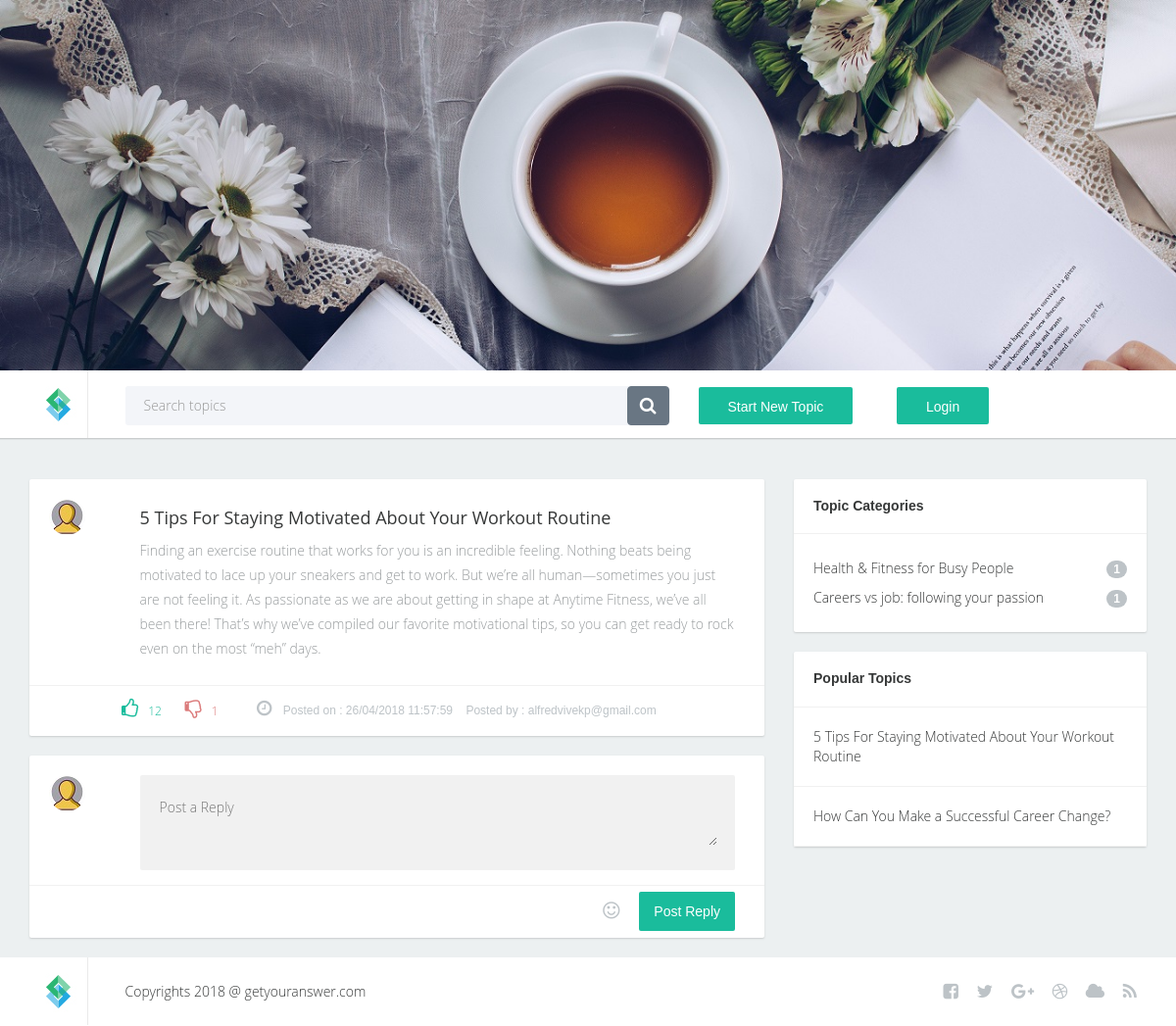
Screenshot of /topicpage/1 with the database file from the repository.
### flask_app.py (models this page shows, shortened)
class Topicdetails(db.Model):
	id = db.Column(db.Integer, primary_key=True)
	email=db.Column(db.String(100), db.ForeignKey('logindetails.email'))
	title = db.Column(db.String, nullable=False)
	message = db.Column(db.String, nullable=False)
	category = db.Column(db.String, nullable=False)
	time_stamp = db.Column(db.String, nullable=False)
	approval = db.Column(db.Integer)
	replies = db.Column(db.Integer)
	views = db.Column(db.Integer)
	likes = db.Column(db.Integer)
	dislikes = db.Column(db.Integer)

### flask_app.py (the view)
@app.route('/topicpage/<id>')
def topicpage(id):
	alltopics = Topicdetails.query.filter_by(approval=1).all()
	topic = Topicdetails.query.filter_by(id=id).one()
	topic.views = topic.views +1
	db.session.commit()
	allreplies = Replydetails.query.filter_by(quesid=id).all()
	category = categories()
	return render_template('replies.html', topic=topic, alltopics=alltopics, allreplies=allreplies, category=category)

### flask_app.py (called while the page is built)
def categories():
	category={}
	alltopics = Topicdetails.query.filter_by(approval=1).all()
	for i in alltopics:
		if i.category not in category.keys():
			category[i.category] = 1
		else:
			category[i.category] += 1
	return category

### templates/replies.html (shortened to what this page needs)
{%extends "layout.html"%}
{%block body%}
<div class="post beforepagination">
    <div class="topwrap">
        <div class="userinfo pull-left">
            <div class="avatar">
                <img src="{{ url_for('static', filename='avatar.jpg')}}" alt="">
            </div>
        </div>
        <div class="posttext pull-left">
            <h2>{{topic.title}}</h2>
            <p>{{topic.message}}</p>
        </div>
        <div class="clearfix"></div>
    </div>
    <div class="postinfobot">
        <div class="likeblock pull-left">
            <a id="upvote{{topic.id}}" class="up"><i class="fa fa-thumbs-o-up"></i><span id="like{{topic.id}}">{{topic.likes}}</span></a>
            <a id="downvote{{topic.id}}" class="down"><i class="fa fa-thumbs-o-down"></i><span id="dislike{{topic.id}}">{{topic.dislikes}}</span></a>
        </div>
        <div class="posted pull-left" style="width: 450px;">
        <i class="fa fa-clock-o"></i> Posted on : {{topic.time_stamp}} &nbsp;&nbsp;&nbsp;Posted by : {{topic.email}}
        </div>
        <div class="clearfix"></div>
    </div>
</div><br>
<div class="post">
    <form action="{{url_for('postreply')}}" class="form" method="post">
        <div class="topwrap">
            <div class="userinfo pull-left">
                <div class="avatar">
                    <img src="{{ url_for('static', filename='avatar.jpg')}}" alt="">
                </div>
            </div>
            <div class="posttext pull-left">
                <div class="textwraper">
                   <textarea name="reply" id="reply" placeholder="Post a Reply" data-gramm="true" style="z-index: auto; position: relative; line-height: 25px; font-size: 14px; transition: none; background: transparent !important;"></textarea>
                </div>
            </div>
        </div>
        <div class="postinfobot">
            <div class="pull-right postreply">
                <div class="pull-left smile"><a href="#"><i class="fa fa-smile-o"></i></a></div>
                <div class="pull-left"><button type="submit" class="btn btn-primary">Post Reply</button></div>
            </div>
            <div class="clearfix"></div>
        </div>
    </form>
</div>
{%endblock%}

### templates/layout.html (shortened to what this page needs)
<!DOCTYPE html>
<html lang="en">
<head>
        <link rel="stylesheet" type="text/css" href="{{ url_for('static', filename='bootstrap.min.css')}}">
        <link rel="stylesheet" type="text/css" href="{{ url_for('static', filename='custom.css')}}">
        <link rel="stylesheet" type="text/css" href="{{ url_for('static', filename='style.css')}}" media="screen">
        <link rel="stylesheet" type="text/css" href="{{ url_for('static', filename='settings.css')}}" media="screen">
        <link rel="stylesheet" type="text/css" href="https://maxcdn.bootstrapcdn.com/font-awesome/4.7.0/css/font-awesome.min.css">
        <link rel="stylesheet" href="//code.jquery.com/ui/1.12.1/themes/base/jquery-ui.css">
        <link rel="stylesheet" href="/resources/demos/style.css">
</head>
    <body>
        <div class="container-fluid">
            <div class="tp-banner-container" style="overflow: visible;">
                <div class="tp-banner revslider-initialised tp-simpleresponsive" style="max-height: 378px; height: 378px;" id="revslider-810">
                    <ul style="display: block; overflow: hidden; width: 100%; height: 100%; max-height: none;">
                        <li data-transition="fade" data-slotamount="7" data-masterspeed="1500" style="width: 100%; height: 100%; overflow: hidden; visibility: visible; left: 0px; top: 0px; z-index: 20; opacity: 1;">
                            <div class="slotholder" style="width:100%;height:100%;"><div class="tp-bgimg defaultimg" data-lazyload="undefined" data-bgfit="cover" data-bgposition="left top" data-bgrepeat="no-repeat" data-lazydone="undefined" data-src="{{ url_for('static', filename='slide.jpg')}}" style="background-color: rgba(0, 0, 0, 0); background-repeat: no-repeat; background-image: url(&quot;{{ url_for('static', filename='slide.jpg')}}&quot;); background-size: cover; background-position: left top; width: 100%; height: 100%; opacity: 1; position: relative;"></div></div>
                        </li>
                    </ul>
            </div>
            <div class="headernav">
                <div class="container">
                    <div class="row">
                        <div class="col-lg-1 col-xs-3 col-sm-2 col-md-2 logo "><a href="{{url_for('homepage')}}"><img src="{{ url_for('static', filename='logo.jpg')}}" alt=""></a></div>
                        <div class="col-lg-6 search hidden-xs hidden-sm col-md-3">
                            <div class="wrap">
                                <form action="{{url_for('searchedtopic')}}" method="post" class="form">
                                    <div class="pull-left txt"><input type="text" class="form-control" id="programs" placeholder="Search topics" name="topic"></div>
                                    <div class="pull-right"><button class="btn btn-default" type="submit"><i class="fa fa-search"></i></button></div>
                                </form>
                            </div>
                        </div>
                        <div class="col-lg-3 col-xs-9 col-sm-5 col-md-3 selecttopic"></div>
                        <div class="col-lg-4 col-xs-12 col-sm-5 col-md-4 avt">
                            <div class="stnt pull-left">
                                <a href="/newtopic" method="post" class="form">
                                    <button class="btn btn-primary">Start New Topic</button>
                                </a>
                            </div>
                            <div class="env pull-left">&nbsp;</div>
                            <div class="avatar pull-left dropdown">
                            {% if not session.logged_in %}
                            <a href="/login" method="post" class="form">
                                    <button class="btn btn-primary">Login</button>
                            </a>
                            {% endif %}
                            </div>
                            <div class="clearfix"></div>
                        </div>
                    </div>
                </div>
            </div>
            <section class="content">
                <div class="container">
                    <div class="row"><br><br>
                        <div class="col-lg-8 col-md-8">
                        {% block body %}
                        {% endblock %}
                        </div>
                        <div class="col-lg-4 col-md-4">
                            <div class="sidebarblock">
                                <h3><b>Topic Categories</b></h3>
                                <div class="divline"></div>
                                <div class="blocktxt">
                                    <ul class="cats">
                                    {% for i,j in category.items() %}
                                        <li><a href="/category/{{i}}">{{i}}<span class="badge pull-right">{{j}}</span></a></li>
                                    {% endfor %}
                                    </ul>
                                </div>
                            </div>
                            <div class="sidebarblock">
                                <h3><b>Popular Topics</b></h3>
                                <div class="divline"></div>
                                {%for i in alltopics%}
                                <div class="blocktxt">
                                    <a href="/topicpage/{{i.id}}">{{i.title}}</a>
                                </div>
                                <div class="divline"></div>
                                {% endfor %}
                            </div>
                        </div>
                    </div>
                </div>
            </section>
            <footer>
                <div class="container">
                    <div class="row">
                        <div class="col-lg-1 col-xs-3 col-sm-2 logo "><a href="#"><img src="{{ url_for('static', filename='logo.jpg')}}" alt=""></a></div>
                        <div class="col-lg-8 col-xs-9 col-sm-5 ">Copyrights 2018 @ getyouranswer.com</div>
                        <div class="col-lg-3 col-xs-12 col-sm-5 sociconcent">
                            <ul class="socialicons">
                                <li><a href="#"><i class="fa fa-facebook-square"></i></a></li>
                                <li><a href="#"><i class="fa fa-twitter"></i></a></li>
                                <li><a href="#"><i class="fa fa-google-plus"></i></a></li>
                                <li><a href="#"><i class="fa fa-dribbble"></i></a></li>
                                <li><a href="#"><i class="fa fa-cloud"></i></a></li>
                                <li><a href="#"><i class="fa fa-rss"></i></a></li>
                            </ul>
                        </div>
                    </div>
                </div>
            </footer>
        </div>
</body></html>

### static/custom.css (style rules this page uses)
body { font-family: 'Open Sans Light', sans-serif; font-size: 14px; color: #989c9e; }
a { color: #363838; }
footer { height: 69px; line-height: 69px; color: #363838; }
footer .logo { line-height: normal; }
ul.socialicons li { display: inline-block; list-style: none; font-size: 18px; color:#bdc3c7; margin-left: 15px; }
ul.socialicons li a { color:#bdc3c7; }
.headernav { height: 70px; border-bottom: 1px solid #c9cccd; }
.content { background-color: #ecf0f1; border-top: solid 1px #e0e4e5; }
.selecttopic { line-height: 69px; font-family: 'Open Sans Semibold', sans-serif; font-size: 16px; color: #363838; }
.headernav .search { color: #363838; font-size: 14px; font-family: 'Open Sans Light', sans-serif; margin-top: 16px; height: 38px }
.headernav .search .wrap { background-color: #f3f5f9; border-radius: 3px; }
.headernav .search .txt { width: 85%; }
.headernav .search input { border: none; box-shadow: none; background-color: #f3f5f9; color: #363838; font-size: 14px; padding: 8px 19px; height: 38px; }
.headernav .search button { border: solid 1px #697683; box-shadow: none; background-color: #697683; color: #ffffff; font-size: 18px; }
.avt { margin-top: 16px; height: 38px; }
.avt button { height: 38px; border: none; box-shadow: none; color: #ffffff; font-size: 14px; font-family: 'Open Sans Bold', sans-serif; padding-left: 30px; padding-right: 30px; background-color: #1abc9c; }
.env { font-size: 18px; color:#cfd5d7; line-height: 38px; padding: 0 20px; }
.avatar { position: relative; }
.avatar img { border-radius: 50%; }
.sidebarblock { background-color: #ffffff; border-radius: 2px; box-shadow: 0 1px 2px #c9cccd; margin-bottom: 20px; }
.sidebarblock h3 { color: #363838; font-size: 14px; font-family: 'Open Sans Bold', sans-serif; margin: 0; padding: 20px; }
.sidebarblock .divline { height: 1px; line-height: 1px; border-bottom: solid 1px #f1f1f1; }
.sidebarblock .blocktxt { padding:20px; }
ul.cats li { list-style: none; display: block; margin:0; padding:0; line-height: 30px; }
ul.cats { margin: 0; padding: 0; }
ul.cats li a { font-size: 14px; color: #363838; font-family: 'Open Sans Light', sans-serif; line-height: 30px; }
ul.cats .badge { background-color: #bdc3c7; font-size: 12px; color: #ffffff; font-family: 'Open Sans Bold', sans-serif; margin-top: 7px; }
.sidebarblock .blocktxt { font-size: 14px; color: #363838; font-family: 'Open Sans Light', sans-serif; }
.post { background-color: #ffffff; border-radius: 2px; box-shadow: 0 1px 2px #c9cccd; margin-bottom: 20px; }
.post .userinfo { width: 15%; padding: 20px 0 15px 15px; }
.post .posttext { width: 85%; padding-right: 30px; padding-top: 20px; padding-bottom: 15px; color: #989c9e; font-size: 14px; font-family: 'Open Sans Light', sans-serif; line-height: 25px; }
.post .avatar { width: 37px; margin-left: 5px; }
.post h2 { color: #363838; font-size: 18px; font-family: 'Open Sans', sans-serif; margin-top: 10px; margin-bottom: 10px; }
.postinfobot { border-top: solid 1px #f1f1f1; line-height: 50px; padding: 0 30px 0 94px; }
.postinfobot .likeblock { width: 120px; }
.postinfobot .posted { width: 300px; margin-left: 18px; font-size: 12px; color: #bdc3c7; font-family: 'Open Sans Regular', sans-serif; }
.postinfobot .posted i { font-size: 18px; color: #bdc3c7; padding-right: 8px; }
.up { color: #1abc9c; font-size: 12px; }
.up i, .down i { font-size: 20px; padding-right: 10px; }
.down { color: #db7a7a; font-size: 12px; margin-left: 20px; }
.beforepagination { margin-bottom: 0; }
.post blockquote .original, .postreply { font-size: 12px; color: #bdc3c7; display: block; font-family: 'Open Sans Regular', sans-serif; }
.textwraper textarea { border: none; box-shadow: none; background-color: #f1f1f1; width: 100%; }
.textwraper { background-color: #f1f1f1; border-radius: 2px; padding:18px; }
.smile a { margin-right: 20px; font-size: 20px; color: #bdc3c7; }
.btn-primary { background-color: #1abc9c; box-shadow: none; border-radius: 2px; padding: 10px 15px; color: #ffffff; font-size: 14px; font-family: 'Open Sans Bold', sans-serif; border: none; }
@media (min-width: 992px) and (max-width: 1200px) { .container-fluid { padding: 0; } }
@media (min-width: 992px) and (max-width: 1200px) { .headernav .search .txt { width: 75%; } }
@media (min-width: 992px) and (max-width: 1200px) { ul.socialicons { margin-bottom: 0; } }
@media (min-width: 992px) and (max-width: 1200px) { .textwraper textarea { width: 100%; } }

### rows the page displays
Topicdetails: title "5 Tips For Staying Motivated About Your Workout Routine", message "Finding an exercise routine that works for you is an incredible feeling. Nothing beats being motivated to lace up your sneakers and get to work. But we’re all human—sometimes you just are not feeling it. As passionate as we are about getting in shape at Anytime Fitness, we’ve all been there! That’s why we’ve compiled our favorite motivational tips, so you can get ready to rock even on the most “meh” days.", likes "12", dislikes "1", time_stamp "26/04/2018 11:57:59", email "alfredvivekp@gmail.com", category "Health & Fitness for Busy People", j "1"
Topicdetails: category "Careers vs job: following your passion", approval "1", title "How Can You Make a Successful Career Change?"
